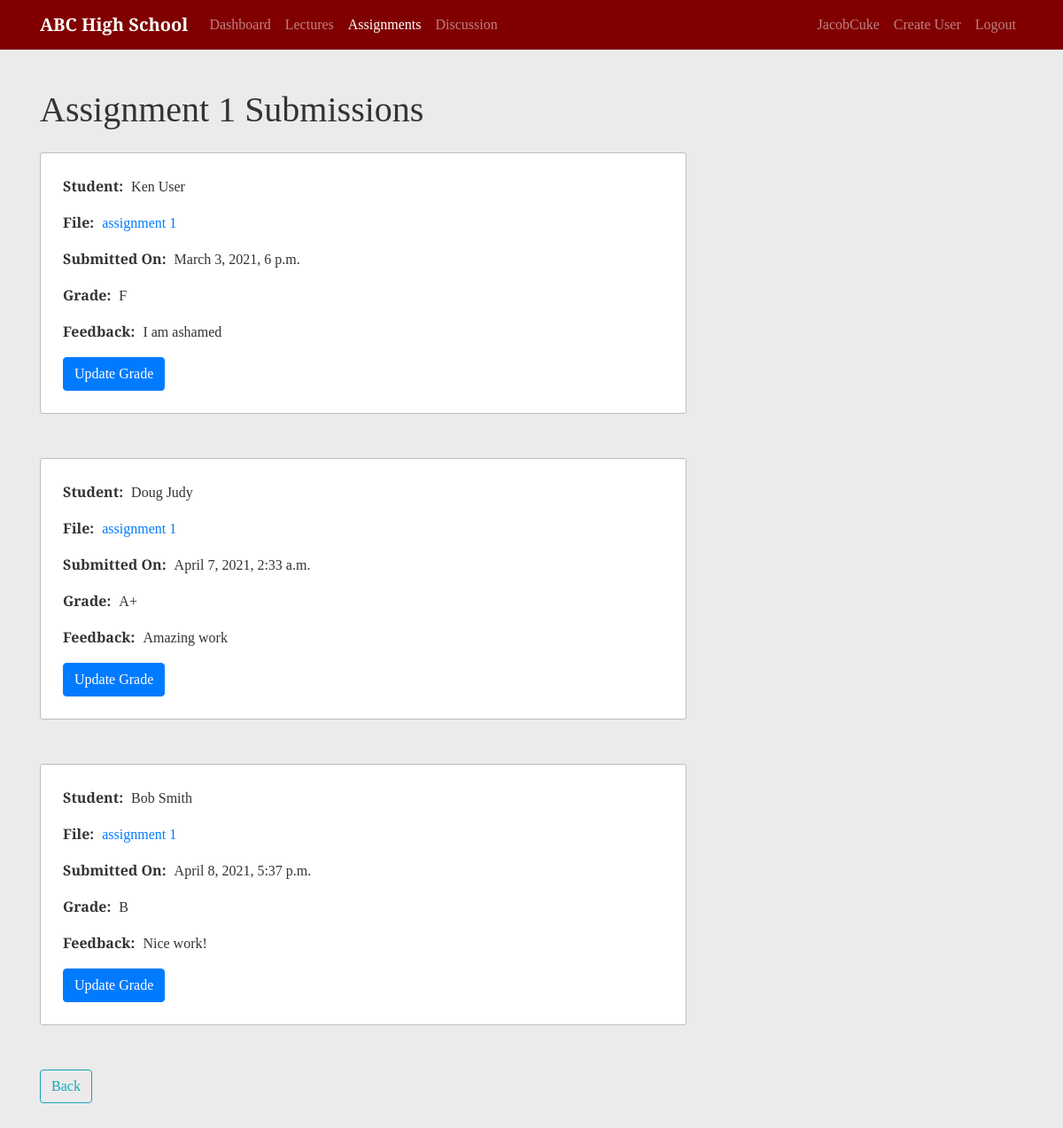
Page /course/1/assignments/1/submissions/ (signed in) on the earlier database version.
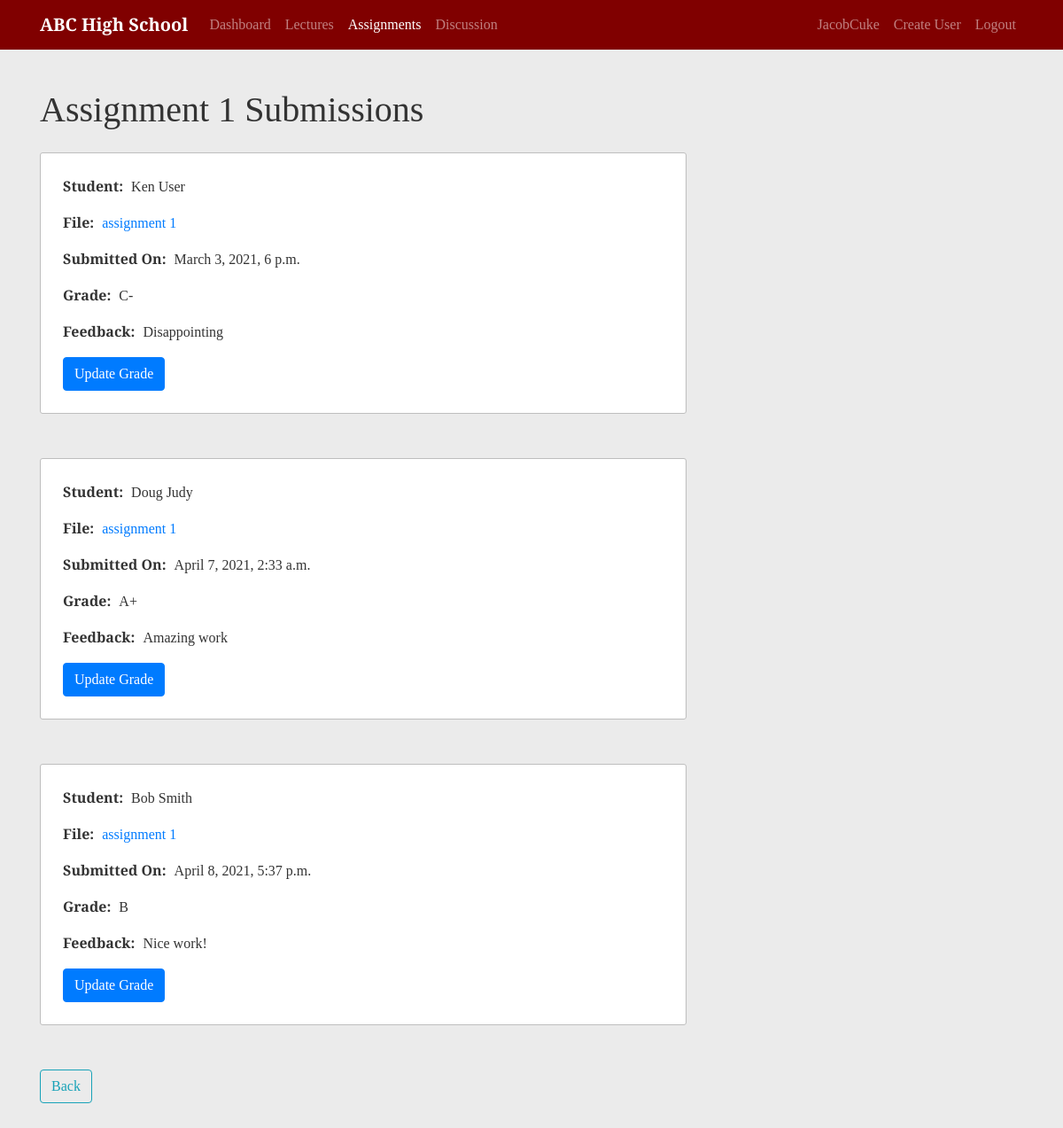
Same page on the later database version.
### school/models.py (models this page shows, shortened)
class Submission(models.Model):
    GRADE_CHOICES = [
        ('A+', 'A+'),
        ('A', 'A'),
        ('A-', 'A-'),
        ('B+', 'B+'),
        ('B', 'B'),
        ('B-', 'B-'),
        ('C+', 'C+'),
        ('C', 'C'),
        ('C-', 'C-'),
        ('D+', 'D+'),
        ('D', 'D'),
        ('F', 'F')
    ]
    student = models.ForeignKey(Student, on_delete=models.CASCADE)
    assignment = models.ForeignKey(Assignment, on_delete=models.CASCADE)
    grade_report = models.CharField(max_length=2, choices=GRADE_CHOICES, blank=True)
    feedback = models.TextField(blank=True)
    submission_time = models.DateTimeField(default=timezone.now)
    content = models.FileField(upload_to='submissions', null=True)
    class Meta:
        unique_together = ['student', 'assignment']

class Assignment(models.Model):
    course = models.ForeignKey(Course, on_delete=models.CASCADE)
    due_date = models.DateTimeField()
    assignment_number = models.PositiveIntegerField()
    content = models.FileField(upload_to='file_uploads', null=True)
    class Meta:
        unique_together = ['course', 'assignment_number']

### users/models.py (models this page shows, shortened)
class Student(models.Model):
    GRADE_TEN = '10'
    GRADE_ELEVEN = '11'
    GRADE_TWELVE = '12'
    YEAR_CHOICES = [
        (GRADE_TEN, '10th Grade'),
        (GRADE_ELEVEN, '11th Grade'),
        (GRADE_TWELVE, '12th Grade')
    ]
    user = models.OneToOneField(User, on_delete=models.CASCADE, primary_key=True)
    year = models.CharField(max_length=2, choices=YEAR_CHOICES)
    student_id_no = models.PositiveIntegerField(unique=True)

### school/views.py (the view)
# urls.py: path('course/<int:course_id>/assignments/<int:pk>/submissions/', SubmissionListView.as_view(), name='view-submission'),
class SubmissionListView(LoginRequiredMixin, UserPassesTestMixin, ListView):
    model = Submission
    template_name = 'school/submission.html'
    context_object_name = 'submissions'
    def get_queryset(self):
        user = self.request.user
        queryset = {}
        assignment = get_object_or_404(Assignment, id=self.kwargs.get('pk'))
        queryset['submission_list']= Submission.objects.filter(assignment=assignment)
        queryset['assignment'] = assignment
        return queryset
    def test_func(self):
        user = self.request.user
        course = get_object_or_404(Course, id=self.kwargs.get('course_id'))
        instructor = Instructor.objects.filter(user=user).first()
        if instructor:
            if course.instructor == instructor:
                return True
        if user.is_superuser:
            return True
        return False

### school/templates/school/submission.html (shortened to what this page needs)
{% extends "school/course.html" %}
{% block content %}
<h1 class="mb-4">Assignment {{submissions.assignment.assignment_number}} Submissions</h1>
    {% if not submissions.submission_list %}
        <p class="lead">There are no submissions at the moment</p>
        {% else %}
        {% for submission in submissions.submission_list %}
        <article class="content-section">
            <p>
                <span class="data-title">Student:</span>
                <span class="data-content">{{submission.student.user.first_name}} {{submission.student.user.last_name}}</span>
            </p>
            <p>
                <span class="data-title">File:</span>
                <a href="{{ submission.content.url }}">assignment {{submission.assignment.assignment_number}}</a>
            </p>
            <p>
                <span class="data-title">Submitted On:</span>
                <span class="data-content">{{submission.submission_time}}</span>
            </p>
            {% if submission.grade_report %}
            <p>
                <span class="data-title">Grade:</span>
                <span class="data-content">{{ submission.grade_report }}</span>
            </p>
            {% endif %}
            {% if submission.feedback %}
            <p>
                <span class="data-title">Feedback:</span>
                <span class="data-content">{{ submission.feedback }}</span>
            </p>
            {% endif %}
            {% if not submission.grade_report %}
                <a class="btn btn-primary" href="{% url 'update-feedback' view.kwargs.course_id submission.assignment.id submission.id %}">Add Grade</a>
            {% else %}
                <a class="btn btn-primary" href="{% url 'update-feedback' view.kwargs.course_id submission.assignment.id submission.id %}">Update Grade</a>
            {% endif %}
        </article>
        {% endfor %}
    {% endif %}
    <a class="btn btn-outline-info" href="{% url 'assignment-list' view.kwargs.course_id %}">Back</a>
{% endblock content %}

Differences in the rows shown:
changed Submission "Ken": grade_report "F" → "C-"; feedback "I am ashamed" → "Disappointing"
